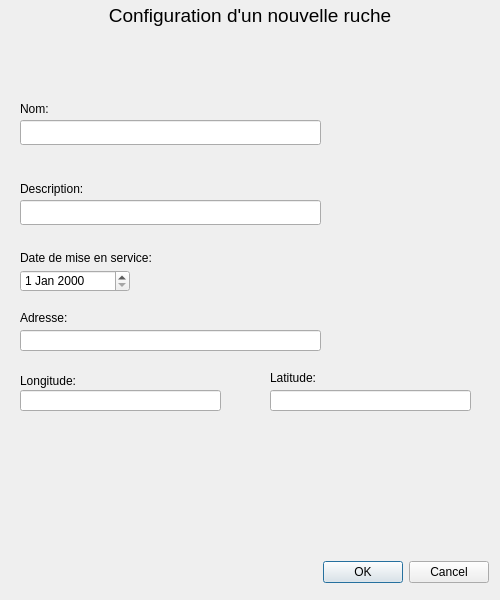
<?xml version="1.0" encoding="UTF-8"?>
<ui version="4.0">
 <class>nouvelleRuche</class>
 <widget class="QDialog" name="nouvelleRuche">
  <property name="geometry">
   <rect>
    <x>0</x>
    <y>0</y>
    <width>500</width>
    <height>600</height>
   </rect>
  </property>
  <property name="windowTitle">
   <string>Configuration d'un nouvelle ruche</string>
  </property>
  <widget class="QDialogButtonBox" name="buttonBox">
   <property name="geometry">
    <rect>
     <x>320</x>
     <y>560</y>
     <width>169</width>
     <height>25</height>
    </rect>
   </property>
   <property name="orientation">
    <enum>Qt::Horizontal</enum>
   </property>
   <property name="standardButtons">
    <set>QDialogButtonBox::Cancel|QDialogButtonBox::Ok</set>
   </property>
  </widget>
  <widget class="QLabel" name="label_nom_fenetre">
   <property name="geometry">
    <rect>
     <x>0</x>
     <y>0</y>
     <width>500</width>
     <height>31</height>
    </rect>
   </property>
   <property name="font">
    <font>
     <pointsize>14</pointsize>
    </font>
   </property>
   <property name="text">
    <string>Configuration d'un nouvelle ruche</string>
   </property>
   <property name="alignment">
    <set>Qt::AlignCenter</set>
   </property>
  </widget>
  <widget class="QLabel" name="label_nom">
   <property name="geometry">
    <rect>
     <x>20</x>
     <y>100</y>
     <width>67</width>
     <height>17</height>
    </rect>
   </property>
   <property name="text">
    <string>Nom:</string>
   </property>
  </widget>
  <widget class="QLineEdit" name="lineEdit_nom">
   <property name="geometry">
    <rect>
     <x>20</x>
     <y>120</y>
     <width>301</width>
     <height>25</height>
    </rect>
   </property>
  </widget>
  <widget class="QLabel" name="label_description">
   <property name="geometry">
    <rect>
     <x>20</x>
     <y>180</y>
     <width>91</width>
     <height>17</height>
    </rect>
   </property>
   <property name="text">
    <string>Description:</string>
   </property>
  </widget>
  <widget class="QLineEdit" name="lineEdit_description">
   <property name="geometry">
    <rect>
     <x>20</x>
     <y>200</y>
     <width>301</width>
     <height>25</height>
    </rect>
   </property>
  </widget>
  <widget class="QDateEdit" name="dateEdit_mise_en_service">
   <property name="geometry">
    <rect>
     <x>20</x>
     <y>270</y>
     <width>110</width>
     <height>22</height>
    </rect>
   </property>
  </widget>
  <widget class="QLabel" name="label_date">
   <property name="geometry">
    <rect>
     <x>20</x>
     <y>250</y>
     <width>181</width>
     <height>16</height>
    </rect>
   </property>
   <property name="text">
    <string>Date de mise en service:</string>
   </property>
  </widget>
  <widget class="QLabel" name="label_adresse">
   <property name="geometry">
    <rect>
     <x>20</x>
     <y>310</y>
     <width>71</width>
     <height>16</height>
    </rect>
   </property>
   <property name="text">
    <string>Adresse:</string>
   </property>
  </widget>
  <widget class="QLineEdit" name="lineEdit_adresse">
   <property name="geometry">
    <rect>
     <x>20</x>
     <y>330</y>
     <width>301</width>
     <height>21</height>
    </rect>
   </property>
  </widget>
  <widget class="QLabel" name="label">
   <property name="geometry">
    <rect>
     <x>20</x>
     <y>370</y>
     <width>91</width>
     <height>21</height>
    </rect>
   </property>
   <property name="text">
    <string>Longitude:</string>
   </property>
  </widget>
  <widget class="QLineEdit" name="lineEdit">
   <property name="geometry">
    <rect>
     <x>20</x>
     <y>390</y>
     <width>201</width>
     <height>21</height>
    </rect>
   </property>
  </widget>
  <widget class="QLabel" name="label_2">
   <property name="geometry">
    <rect>
     <x>270</x>
     <y>370</y>
     <width>81</width>
     <height>16</height>
    </rect>
   </property>
   <property name="text">
    <string>Latitude:</string>
   </property>
  </widget>
  <widget class="QLineEdit" name="lineEdit_2">
   <property name="geometry">
    <rect>
     <x>270</x>
     <y>390</y>
     <width>201</width>
     <height>21</height>
    </rect>
   </property>
  </widget>
 </widget>
 <resources/>
 <connections>
  <connection>
   <sender>buttonBox</sender>
   <signal>accepted()</signal>
   <receiver>nouvelleRuche</receiver>
   <slot>accept()</slot>
   <hints>
    <hint type="sourcelabel">
     <x>248</x>
     <y>254</y>
    </hint>
    <hint type="destinationlabel">
     <x>157</x>
     <y>274</y>
    </hint>
   </hints>
  </connection>
  <connection>
   <sender>buttonBox</sender>
   <signal>rejected()</signal>
   <receiver>nouvelleRuche</receiver>
   <slot>reject()</slot>
   <hints>
    <hint type="sourcelabel">
     <x>316</x>
     <y>260</y>
    </hint>
    <hint type="destinationlabel">
     <x>286</x>
     <y>274</y>
    </hint>
   </hints>
  </connection>
 </connections>
</ui>
